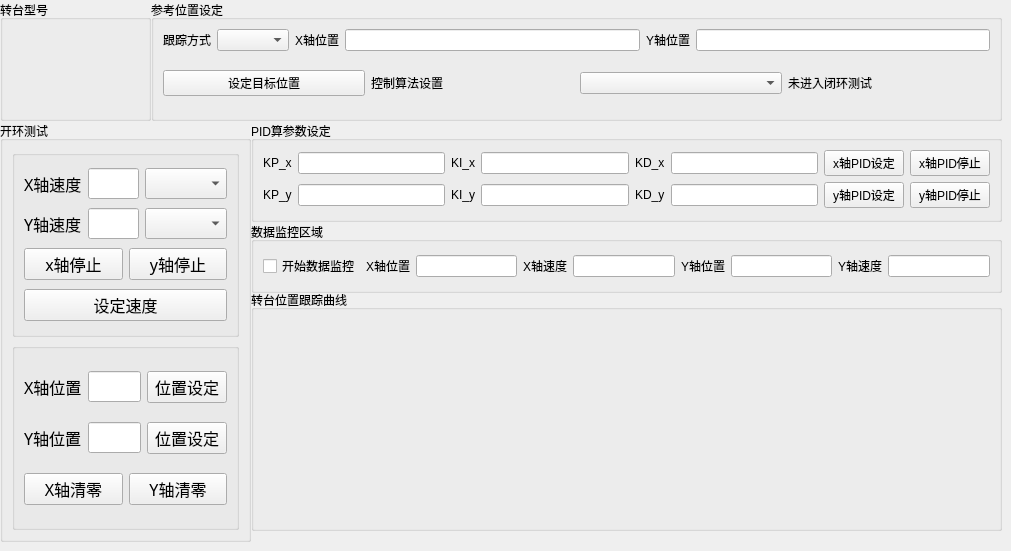
    <widget class="QWidget" name="tab_turntable_control">
     <attribute name="title">
      <string>天线转台控制</string>
     </attribute>
     <widget class="QGroupBox" name="group_box_turntable_shape">
      <property name="geometry">
       <rect>
        <x>0</x>
        <y>0</y>
        <width>151</width>
        <height>121</height>
       </rect>
      </property>
      <property name="title">
       <string>转台型号</string>
      </property>
      <layout class="QVBoxLayout" name="verticalLayout_7">
       <property name="spacing">
        <number>0</number>
       </property>
       <property name="leftMargin">
        <number>0</number>
       </property>
       <property name="topMargin">
        <number>0</number>
       </property>
       <property name="rightMargin">
        <number>0</number>
       </property>
       <property name="bottomMargin">
        <number>0</number>
       </property>
       <item>
        <widget class="QLabel" name="label_turntable_img">
         <property name="sizePolicy">
          <sizepolicy hsizetype="Expanding" vsizetype="Expanding">
           <horstretch>0</horstretch>
           <verstretch>0</verstretch>
          </sizepolicy>
         </property>
         <property name="text">
          <string/>
         </property>
         <property name="pixmap">
          <pixmap>:/i18n/PowerOptimizer_zh_CN.qm</pixmap>
         </property>
        </widget>
       </item>
      </layout>
     </widget>
     <widget class="QGroupBox" name="open_group_box_turntable_control">
      <property name="geometry">
       <rect>
        <x>0</x>
        <y>121</y>
        <width>251</width>
        <height>421</height>
       </rect>
      </property>
      <property name="title">
       <string>开环测试</string>
      </property>
      <layout class="QVBoxLayout" name="verticalLayout_2">
       <item>
        <widget class="QGroupBox" name="groupBox_3">
         <property name="font">
          <font>
           <family>宋体</family>
           <pointsize>12</pointsize>
          </font>
         </property>
         <property name="title">
          <string/>
         </property>
         <layout class="QVBoxLayout" name="verticalLayout_6">
          <item>
           <layout class="QHBoxLayout" name="horizontalLayout_11">
            <item>
             <widget class="QLabel" name="label_36">
              <property name="text">
               <string>X轴速度</string>
              </property>
             </widget>
            </item>
            <item>
             <widget class="QLineEdit" name="line_edit_x_speed_cmd"/>
            </item>
            <item>
             <widget class="QComboBox" name="combo_box_x_speed_cmd"/>
            </item>
           </layout>
          </item>
          <item>
           <layout class="QHBoxLayout" name="horizontalLayout_18">
            <item>
             <widget class="QLabel" name="label_35">
              <property name="text">
               <string>Y轴速度</string>
              </property>
             </widget>
            </item>
            <item>
             <widget class="QLineEdit" name="line_edit_y_speed_cmd"/>
            </item>
            <item>
             <widget class="QComboBox" name="combo_box_y_speed_cmd"/>
            </item>
           </layout>
          </item>
          <item>
           <layout class="QHBoxLayout" name="horizontalLayout_27">
            <item>
             <widget class="QPushButton" name="btn_stop_x_turntable_run">
              <property name="text">
               <string>x轴停止</string>
              </property>
             </widget>
            </item>
            <item>
             <widget class="QPushButton" name="btn_stop_y_turntable_run">
              <property name="text">
               <string>y轴停止</string>
              </property>
             </widget>
            </item>
           </layout>
          </item>
          <item>
           <widget class="QPushButton" name="btn_set_speed">
            <property name="text">
             <string>设定速度</string>
            </property>
           </widget>
          </item>
         </layout>
        </widget>
       </item>
       <item>
        <widget class="QGroupBox" name="groupBox_4">
         <property name="font">
          <font>
           <family>宋体</family>
           <pointsize>12</pointsize>
          </font>
         </property>
         <property name="title">
          <string/>
         </property>
         <layout class="QVBoxLayout" name="verticalLayout_10">
          <item>
           <layout class="QHBoxLayout" name="horizontalLayout_20">
            <item>
             <widget class="QLabel" name="label_33">
              <property name="font">
               <font>
                <family>宋体</family>
                <pointsize>12</pointsize>
               </font>
              </property>
              <property name="text">
               <string>X轴位置</string>
              </property>
             </widget>
            </item>
            <item>
             <widget class="QLineEdit" name="line_edit_x_pos"/>
            </item>
            <item>
             <widget class="QPushButton" name="btn_set_x_pos">
              <property name="text">
               <string>位置设定</string>
              </property>
             </widget>
            </item>
           </layout>
          </item>
          <item>
           <layout class="QHBoxLayout" name="horizontalLayout_21">
            <item>
             <widget class="QLabel" name="label_34">
              <property name="text">
               <string>Y轴位置</string>
              </property>
             </widget>
            </item>
            <item>
             <widget class="QLineEdit" name="line_edit_y_pos"/>
            </item>
            <item>
             <widget class="QPushButton" name="btn_set_y_pos">
              <property name="text">
               <string>位置设定</string>
              </property>
             </widget>
            </item>
           </layout>
          </item>
          <item>
           <layout class="QHBoxLayout" name="horizontalLayout_28">
            <item>
             <widget class="QPushButton" name="btn_x_zero">
              <property name="text">
               <string>X轴清零</string>
              </property>
             </widget>
            </item>
            <item>
             <widget class="QPushButton" name="btn_y_zero">
              <property name="text">
               <string>Y轴清零</string>
              </property>
             </widget>
            </item>
           </layout>
          </item>
         </layout>
        </widget>
       </item>
      </layout>
     </widget>
     <widget class="QGroupBox" name="groupBox_8">
      <property name="geometry">
       <rect>
        <x>251</x>
        <y>222</y>
        <width>751</width>
        <height>71</height>
       </rect>
      </property>
      <property name="title">
       <string>数据监控区域</string>
      </property>
      <layout class="QHBoxLayout" name="horizontalLayout_38">
       <item>
        <widget class="QCheckBox" name="data_monitor_section">
         <property name="text">
          <string>开始数据监控</string>
         </property>
        </widget>
       </item>
       <item>
        <widget class="QLabel" name="label">
         <property name="text">
          <string>X轴位置</string>
         </property>
        </widget>
       </item>
       <item>
        <widget class="QLineEdit" name="line_edit_monitor_x_pos"/>
       </item>
       <item>
        <widget class="QLabel" name="label_27">
         <property name="text">
          <string>X轴速度</string>
         </property>
        </widget>
       </item>
       <item>
        <widget class="QLineEdit" name="line_edit_monitor_x_speed"/>
       </item>
       <item>
        <widget class="QLabel" name="label_3">
         <property name="text">
          <string>Y轴位置</string>
         </property>
        </widget>
       </item>
       <item>
        <widget class="QLineEdit" name="line_edit_monitor_y_pos"/>
       </item>
       <item>
        <widget class="QLabel" name="label_28">
         <property name="text">
          <string>Y轴速度</string>
         </property>
        </widget>
       </item>
       <item>
        <widget class="QLineEdit" name="line_edit_monitor_y_speed"/>
       </item>
      </layout>
     </widget>
     <widget class="QGroupBox" name="groupBox_9">
      <property name="geometry">
       <rect>
        <x>151</x>
        <y>0</y>
        <width>851</width>
        <height>121</height>
       </rect>
      </property>
      <property name="title">
       <string>参考位置设定</string>
      </property>
      <layout class="QVBoxLayout" name="verticalLayout_8">
       <item>
        <layout class="QHBoxLayout" name="horizontalLayout_22">
         <item>
          <widget class="QLabel" name="label_31">
           <property name="text">
            <string>跟踪方式</string>
           </property>
          </widget>
         </item>
         <item>
          <widget class="QComboBox" name="combo_ref_mode"/>
         </item>
         <item>
          <widget class="QLabel" name="label_29">
           <property name="text">
            <string>X轴位置</string>
           </property>
          </widget>
         </item>
         <item>
          <widget class="QLineEdit" name="line_edit_x_pos_ref"/>
         </item>
         <item>
          <widget class="QLabel" name="label_30">
           <property name="text">
            <string>Y轴位置</string>
           </property>
          </widget>
         </item>
         <item>
          <widget class="QLineEdit" name="line_edit_y_pos_ref"/>
         </item>
        </layout>
       </item>
       <item>
        <layout class="QHBoxLayout" name="horizontalLayout_24">
         <item>
          <widget class="QPushButton" name="btn_set_target_pos">
           <property name="text">
            <string>设定目标位置</string>
           </property>
          </widget>
         </item>
         <item>
          <widget class="QLabel" name="label_45">
           <property name="text">
            <string>控制算法设置</string>
           </property>
          </widget>
         </item>
         <item>
          <widget class="QComboBox" name="controller_selection"/>
         </item>
         <item>
          <widget class="QLabel" name="control_status">
           <property name="text">
            <string>未进入闭环测试</string>
           </property>
          </widget>
         </item>
        </layout>
       </item>
      </layout>
     </widget>
     <widget class="QGroupBox" name="groupBox_10">
      <property name="geometry">
       <rect>
        <x>251</x>
        <y>121</y>
        <width>751</width>
        <height>101</height>
       </rect>
      </property>
      <property name="title">
       <string>PID算参数设定</string>
      </property>
      <layout class="QVBoxLayout" name="verticalLayout_11">
       <item>
        <layout class="QHBoxLayout" name="horizontalLayout_23">
         <item>
          <widget class="QLabel" name="label_46">
           <property name="text">
            <string>KP_x</string>
           </property>
          </widget>
         </item>
         <item>
          <widget class="QLineEdit" name="line_edit_kp_x_parameter"/>
         </item>
         <item>
          <widget class="QLabel" name="label_47">
           <property name="text">
            <string>KI_x</string>
           </property>
          </widget>
         </item>
         <item>
          <widget class="QLineEdit" name="line_edit_ki_x_parameter"/>
         </item>
         <item>
          <widget class="QLabel" name="label_48">
           <property name="text">
            <string>KD_x</string>
           </property>
          </widget>
         </item>
         <item>
          <widget class="QLineEdit" name="line_edit_kd_x_parameter"/>
         </item>
         <item>
          <widget class="QPushButton" name="btn_set_x_pidcontroller_parameter">
           <property name="text">
            <string>x轴PID设定</string>
           </property>
          </widget>
         </item>
         <item>
          <widget class="QPushButton" name="btn_stop_x_pidcontrol">
           <property name="text">
            <string>x轴PID停止</string>
           </property>
          </widget>
         </item>
        </layout>
       </item>
       <item>
        <layout class="QHBoxLayout" name="horizontalLayout_39">
         <item>
          <widget class="QLabel" name="label_49">
           <property name="text">
            <string>KP_y</string>
           </property>
          </widget>
         </item>
         <item>
          <widget class="QLineEdit" name="line_edit_kp_y_parameter"/>
         </item>
         <item>
          <widget class="QLabel" name="label_50">
           <property name="text">
            <string>KI_y</string>
           </property>
          </widget>
         </item>
         <item>
          <widget class="QLineEdit" name="line_edit_ki_y_parameter"/>
         </item>
         <item>
          <widget class="QLabel" name="label_51">
           <property name="text">
            <string>KD_y</string>
           </property>
          </widget>
         </item>
         <item>
          <widget class="QLineEdit" name="line_edit_kd_y_parameter"/>
         </item>
         <item>
          <widget class="QPushButton" name="btn_set_y_pidcontroller_parameter">
           <property name="text">
            <string>y轴PID设定</string>
           </property>
          </widget>
         </item>
         <item>
          <widget class="QPushButton" name="btn_stop_y_pidcontrol">
           <property name="text">
            <string>y轴PID停止</string>
           </property>
          </widget>
         </item>
        </layout>
       </item>
      </layout>
     </widget>
     <widget class="QGroupBox" name="groupBox_11">
      <property name="geometry">
       <rect>
        <x>251</x>
        <y>290</y>
        <width>751</width>
        <height>241</height>
       </rect>
      </property>
      <property name="title">
       <string>转台位置跟踪曲线</string>
      </property>
      <layout class="QHBoxLayout" name="horizontalLayout_25">
       <item>
        <widget class="QWidget" name="turntable_position_x_chart" native="true">
         <property name="sizePolicy">
          <sizepolicy hsizetype="Expanding" vsizetype="Expanding">
           <horstretch>0</horstretch>
           <verstretch>0</verstretch>
          </sizepolicy>
         </property>
        </widget>
       </item>
       <item>
        <widget class="QWidget" name="turntable_position_y_chart" native="true">
         <property name="sizePolicy">
          <sizepolicy hsizetype="Expanding" vsizetype="Expanding">
           <horstretch>0</horstretch>
           <verstretch>0</verstretch>
          </sizepolicy>
         </property>
        </widget>
       </item>
      </layout>
     </widget>
     <zorder>groupBox_11</zorder>
     <zorder>group_box_turntable_shape</zorder>
     <zorder>open_group_box_turntable_control</zorder>
     <zorder>groupBox_8</zorder>
     <zorder>groupBox_9</zorder>
     <zorder>groupBox_10</zorder>
    </widget>
